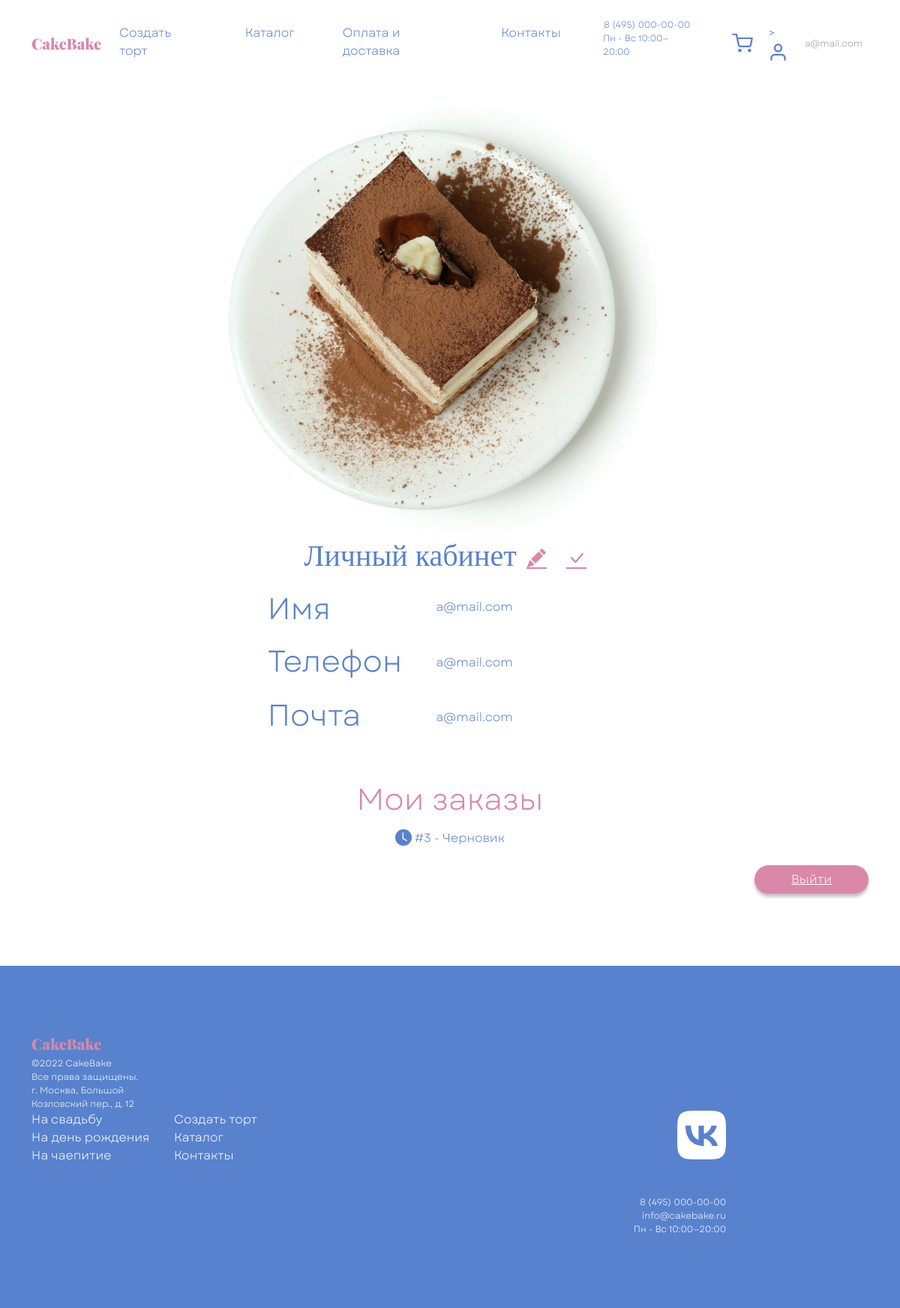
The page /lk/ (signed in) on the database its author committed.
### customers/models.py (models this page shows, shortened)
class Customer(models.Model):
    user = models.OneToOneField(
        User,
        on_delete=models.CASCADE,
        null=True,
        blank=True,
        related_name='customer',
        verbose_name='Пользователь'
    )
    phone = models.CharField('Телефон', max_length=32, blank=True)
    created_at = models.DateTimeField('Создан', auto_now_add=True)
    class Meta:
        verbose_name = 'Клиент'
        verbose_name_plural = 'Клиенты'

### orders/models.py (models this page shows, shortened)
class Order(models.Model):
    class Status(models.TextChoices):
        DRAFT = 'draft', 'Черновик'
        PAID = 'paid', 'Оплачен'
        PREPARING = 'preparing', 'Готовится'
        ON_DELIVERY = 'on_delivery', 'Доставляется'
        DELIVERED = 'delivered', 'Доставлен'
        CANCELLED = 'cancelled', 'Отменён'
    customer = models.ForeignKey(
        Customer,
        on_delete=models.SET_NULL,
        null=True,
        blank=True,
        related_name='orders',
        verbose_name='Клиент'
    )
    created_at = models.DateTimeField('Создан', auto_now_add=True)
    updated_at = models.DateTimeField('Обновлён', auto_now=True)
    status = models.CharField(
        'Статус',
        max_length=20,
        choices=Status.choices,
        default=Status.PAID
        )
    contact_name = models.CharField('Имя получателя', max_length=100)
    phone = models.CharField('Телефон', max_length=32)
    email = models.EmailField('Email', blank=True)
    city = models.CharField('Город', max_length=100)
    street = models.CharField('Улица', max_length=100)
    house = models.CharField('Дом', max_length=30)
    apartment = models.CharField('Квартира', max_length=30, blank=True)
    delivery_comment = models.CharField(
        'Комментарий к доставке', max_length=500, blank=True
        )
    delivery_date = models.DateField('Дата доставки')
    consent_personal_data = models.BooleanField(
        'Согласие на обработку ПД',
        default=False
        )
    utm_source = models.CharField('utm_source', max_length=80, blank=True)
    utm_medium = models.CharField('utm_medium', max_length=80, blank=True)
    utm_campaign = models.CharField('utm_campaign', max_length=120, blank=True)
    promo_code = models.ForeignKey(
        PromoCode,
        on_delete=models.SET_NULL,
        null=True,
        blank=True,
        verbose_name='Промокод'
        )
    subtotal = models.DecimalField('Сумма позиций', max_digits=10, decimal_places=2, default=Decimal('0.00'))
    discount_total = models.DecimalField('Скидка', max_digits=10, decimal_places=2, default=Decimal('0.00'))
    delivery_fee = models.DecimalField('Стоимость доставки', max_digits=10, decimal_places=2, default=Decimal('0.00'))
    rush_fee = models.DecimalField('Срочность (в 24ч)', max_digits=10, decimal_places=2, default=Decimal('0.00'))
    total = models.DecimalField('Итого к оплате', max_digits=10, decimal_places=2, default=Decimal('0.00'),
                                validators=[MinValueValidator(0)])
    class Meta:
        verbose_name = 'Заказ'
        verbose_name_plural = 'Заказы'
        ordering = ['-created_at']

### customers/views.py (the view, shortened to what this page needs)
# urls.py: path('lk/', view_lk, name='lk'),
def view_lk(request):
    user = request.user
    context = {}
    if user.is_authenticated:
        try:
            customer = Customer.objects.get(user=user)
            context = {
                'user': user,
                'customer': customer,
                'orders': customer.orders.all(),
            }
        except Customer.DoesNotExist:
            context = {
                'user': user,
                'customer': None,
                'orders': [],
            }
    return render(request, 'lk.html', context=context)

### templates/lk.html (shortened to what this page needs)
{% extends "base.html" %}
{% load static %}
{% block content %}
<div class="container mt-header mb-5">
  <div class="row mt-5">
    <div class="col-12 col-xxl-6 d-flex justify-content-center">
      <div><img src="{% static 'img/Cake2.png' %}" alt=""></div>
    </div>
    <div class="col-12 col-xxl-6 d-flex flex-column justify-content-center align-items-center align-items-xxl-start" id="LK">
      {% block ifauth %}
      {% if user.is_authenticated %}
      <v-form :validation-schema="Schema" @submit="ApplyChanges">
        <div class="d-flex w-100 justify-content-center justify-content-xxl-between align-items-center">
          <h1 class="font_Gogh fs_40 cake_blue">Личный кабинет</h1>
          <button v-if="!Edit" @click="Edit = true" class="btn shadow-none align-self-center">
          </button>
          <button v-if="Edit" type="submit" class="btn shadow-none align-self-center">
          </button>
        </div>
        <div class="d-flex">
          <ul class="list-group">
            <li class="list-group-item border-0 ps-0">
              <span class="fs_40 cake_blue">Имя</span>
            </li>
            <li class="list-group-item border-0 ps-0">
              <h1 class="fs_40 cake_blue">Телефон</h1>
            </li>
            <li class="list-group-item border-0 ps-0">
              <h1 class="fs_40 cake_blue">Почта</h1>
            </li>
          </ul>
          <ul class="list-group">
            <li class="list-group-item border-0 py-61 position-relative"><input type="text" id="LkFormNameField" readonly class="form-control my-2 i cake__textinput" name="first_name" value="{{ user.get_username }}"></li>
            <li class="list-group-item border-0 py-61 position-relative">
              <input type="text" id="LkFormPhoneField" readonly class="form-control my-2 cake__textinput" name="phone" value="{{ customer.phone }}">
            </li>
            <li class="list-group-item border-0 py-61 position-relative"><input type="email" id="LkFormEmailField" readonly class="form-control my-2 cake__textinput" name="email" value="{{ user.email }}"></li>
          </ul>
        </div>
      </v-form>
      <h2 class="fs_40 cake_pink mt-5">Мои заказы</h2>
      {% if orders %}
        {% for order in orders %}
          <section class="my-2">
            <span class="cake_blue lk__order d-flex" data-bs-toggle="modal" data-bs-target="#OrderModal{{order.id}}">
              <svg xmlns="http://www.w3.org/2000/svg" width="22" height="22" fill="currentColor" class="bi bi-clock-fill" viewBox="0 0 16 16">
                {% if order.status == 'delivered' or order.status == 'paid' %}
                  <path d="M16 8A8 8 0 1 1 0 8a8 8 0 0 1 16 0zm-3.97-3.03a.75.75 0 0 0-1.08.022L7.477 9.417 5.384 7.323a.75.75 0 0 0-1.06 1.06L6.97 11.03a.75.75 0 0 0 1.079-.02l3.992-4.99a.75.75 0 0 0-.01-1.05z"/>
                {% else %}
                  <path d="M16 8A8 8 0 1 1 0 8a8 8 0 0 1 16 0zM8 3.5a.5.5 0 0 0-1 0V9a.5.5 0 0 0 .252.434l3.5 2a.5.5 0 0 0 .496-.868L8 8.71V3.5z"/>
                {% endif %}
              </svg>
              <span class="ms-1">#{{ order.id }} - {{ order.get_status_display }}</span>
            </span>
          </section>
        {% endfor %}
      {% endif %}
        <button class="btn text-white rounded-pill align-self-end px-5 mt-3 shadow-none cake__button cake__bg_pink"><a href="{% url 'signup' %}" class = 'text-white'>Выйти<a></button>
      {% endif %}
      {% endblock ifauth %}
    </div>
  </div>
</div>
{% endblock content %}

### templates/base.html (shortened to what this page needs)
<!DOCTYPE html>
{% load static %}
  <html lang="ru">
  <head>
    <link href="https://cdn.jsdelivr.net/npm/bootstrap@5.0.2/dist/css/bootstrap.min.css" rel="stylesheet">
    <link rel="stylesheet" href="{% static 'css/Style.css' %}">
  </head>
<body>
<header class="navbar navbar-expand-xl navbar-light fixed-top bg-white py-4">
  <nav class="container">
    <a class="navbar-brand" href="/">
      <img src="{% static 'img/Logo.svg' %}" alt="CakeBake">
    </a>
    <div class="collapse navbar-collapse justify-content-end" id="navbar">
      <ul class="navbar-nav">
        <li class="nav-item me-5">
          <a class="nav-link fw-lighter cake_blue" href="#step3">Создать торт</a>
        </li>
        <li class="nav-item me-5">
          <a class="nav-link fw-lighter cake_blue" href="#step2">Каталог</a>
        </li>
        <li class="nav-item me-5">
          <a class="nav-link fw-lighter cake_blue" href="#step3">Оплата и доставка</a>
        </li>
        <li class="nav-item me-5">
          <a class="nav-link fw-lighter cake_blue" href="#Contacts">Контакты</a>
        </li>
        <li class="nav-item d-block d-xl-flex flex-column align-items-end me-5">
          <small class="fw-lighter text-decoration-none fs_12 cake_blue">8 (495) 000-00-00</small>
          <small class="fw-lighter text-decoration-none fs_12 cake_blue">Пн - Вс 10:00—20:00</small>
        </li>
        <li class="nav-item d-flex align-items-center">
                    {% block menu %}
                    {% if user.is_authenticated %}
                    <a class="nav-link fw-lighter me-1 cake_blue position-relative" href="{% url 'lk' %}">
                        <img src="{% static 'img/shopping-cart.svg' %}" alt="">
                    </a>
                    <a class="nav-link fw-lighter me-1 cake_blue position-relative" href="{% url 'lk' %}">>
                        <img src="{% static 'img/user.svg' %}" alt="">
                    </a>
                    <a class="nav-link fw-lighter cake_grey fs_12" href="#">
                        {{ user.get_username }}
                    </a>
                    {% endif %}
                    {% endblock menu %}
        </li>
      </ul>
    </div>
  </nav>
</header>
{% block content %}{% endblock content %}
<footer class="mt-5 cake__bg_blue" id="Contacts">
  <div class="container my-5 py-5">
    <div class="row">
      <div class="col-4 col-xl-2 d-flex flex-column">
        <div>
          <img src="{% static 'img/Logo.svg' %}" alt="CakeBake" class="mb-2">
        </div>
        <small class="text-white fs_12">©2022 CakeBake</small>
        <small class="text-white fs_12">Все права защищены.</small>
        <div class="flex-grow-1 d-flex align-items-end">
          <small class="text-white fs_12">г. Москва,  Большой Козловский пер., д. 12</small>
        </div>
      </div>
      <div class="col-4 col-xl-2 d-flex flex-column">
        <a href="#event" class="text-decoration-none text-white">На свадьбу</a>
        <a href="#event" class="text-decoration-none text-white">На день рождения</a>
        <a href="#event" class="text-decoration-none text-white">На чаепитие</a>
      </div>
      <div class="col-4 col-xl-2 d-flex flex-column">
        <a href="#step3" class="text-decoration-none text-white">Создать торт</a>
        <a href="#step2" class="text-decoration-none text-white">Каталог</a>
        <a href="#Contacts" class="text-decoration-none text-white">Контакты</a>
      </div>
      <div class="col-12 col-xl-6 d-flex flex-column align-items-start align-items-xl-end mt-3 mt-xl-0">
        <a href="https://vk.com/devmanorg"><img src="{% static 'img/vk.svg' %}" alt="VK" class="mb-3 mb-xl-5"></a>
        <small class="text-white fs_12">8 (495) 000-00-00</small>
        <small class="text-white fs_12">info@cakebake.ru</small>
        <small class="text-white fs_12">Пн - Вс 10:00—20:00</small>
      </div>
    </div>
  </div>
</footer>
</body>
</html>

### static/css/Style.css (style rules this page uses)
.font_Gogh { font-family: Gogh; }
html { height: 100%; }
* { font-family: Garet, serif; font-size: 16px; font-weight: normal; }
body { background-color: white; min-height: 100%; display: grid; grid-template-rows: auto 1fr auto; }
.mt-header { margin-top: calc(58px + 1.6rem); }
.cake_pink { color: #DA87A9 !important; }
.cake__bg_pink { background-color: #DA87A9 !important; }
.cake_blue { color: #5882CD !important; }
.cake__bg_blue { background-color: #5882CD !important; }
.cake_grey { color: #8C99AA !important; }
.cake__button { box-shadow: 0 4px 4px rgba(0, 0, 0, 0.25) !important; border-radius: 15px; }
.cake__textinput { border: 1px solid #8C99AA; border-radius: 15px; color: #5882CD !important; }
li .cake__textinput:read-only { box-shadow: none; border: 1px solid white; background-color: white; color: #5882CD; }
.lk__order { cursor: pointer; }
.fs_12 { font-size: 12px; }
.fs_40 { font-size: 40px; }
.py-61 { padding-top: 0.61rem; padding-bottom: 0.61rem; }

### rows shown on the page
Customer: phone "a@mail.com"
Order: id "3", status "Черновик"

### other values the page prints
{{ user.get_username }} "a@mail.com"
